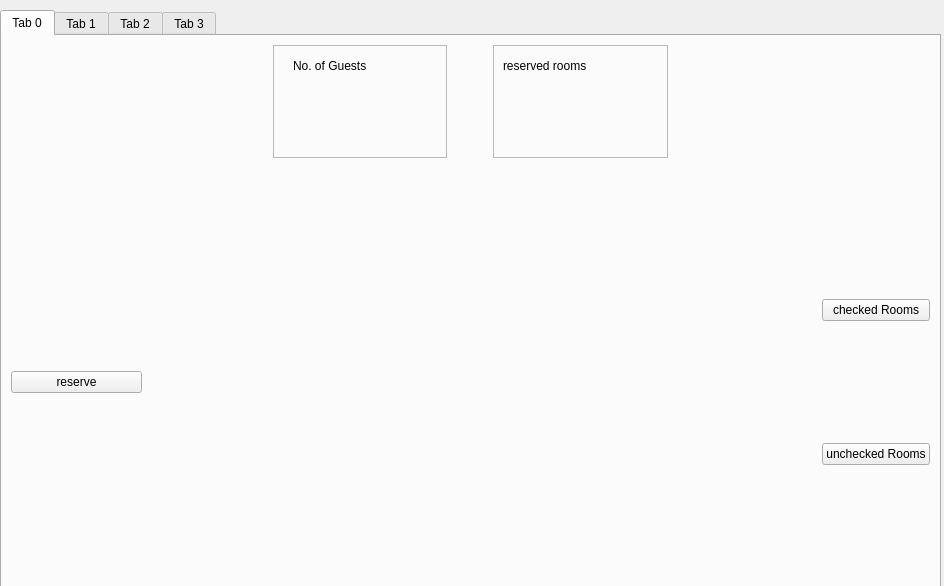
<?xml version="1.0" encoding="UTF-8"?>
<ui version="4.0">
 <class>staffPanel</class>
 <widget class="QWidget" name="staffPanel">
  <property name="geometry">
   <rect>
    <x>0</x>
    <y>0</y>
    <width>944</width>
    <height>586</height>
   </rect>
  </property>
  <property name="windowTitle">
   <string>Form</string>
  </property>
  <widget class="QTabWidget" name="tabWidget">
   <property name="geometry">
    <rect>
     <x>0</x>
     <y>10</y>
     <width>941</width>
     <height>581</height>
    </rect>
   </property>
   <property name="currentIndex">
    <number>0</number>
   </property>
   <widget class="QWidget" name="tab">
    <attribute name="title">
     <string>Tab 0</string>
    </attribute>
    <layout class="QGridLayout" name="gridLayout_2">
     <item row="0" column="0">
      <layout class="QGridLayout" name="gridLayout" rowstretch="2,0,7" columnstretch="1,5,0,0">
       <item row="2" column="2">
        <spacer name="horizontalSpacer_4">
         <property name="orientation">
          <enum>Qt::Horizontal</enum>
         </property>
         <property name="sizeType">
          <enum>QSizePolicy::Preferred</enum>
         </property>
         <property name="sizeHint" stdset="0">
          <size>
           <width>10</width>
           <height>10</height>
          </size>
         </property>
        </spacer>
       </item>
       <item row="0" column="0" colspan="4">
        <layout class="QHBoxLayout" name="statusLayout" stretch="3,2,0,2,3">
         <item>
          <spacer name="horizontalSpacer_2">
           <property name="orientation">
            <enum>Qt::Horizontal</enum>
           </property>
           <property name="sizeType">
            <enum>QSizePolicy::Preferred</enum>
           </property>
           <property name="sizeHint" stdset="0">
            <size>
             <width>40</width>
             <height>20</height>
            </size>
           </property>
          </spacer>
         </item>
         <item>
          <widget class="QFrame" name="frame">
           <property name="frameShape">
            <enum>QFrame::StyledPanel</enum>
           </property>
           <property name="frameShadow">
            <enum>QFrame::Raised</enum>
           </property>
           <widget class="QLabel" name="numberOfGuests_label">
            <property name="geometry">
             <rect>
              <x>20</x>
              <y>10</y>
              <width>111</width>
              <height>21</height>
             </rect>
            </property>
            <property name="text">
             <string>No. of Guests</string>
            </property>
           </widget>
           <widget class="QLabel" name="numberOfGuests_label_2">
            <property name="geometry">
             <rect>
              <x>16</x>
              <y>40</y>
              <width>121</width>
              <height>41</height>
             </rect>
            </property>
            <property name="text">
             <string/>
            </property>
           </widget>
          </widget>
         </item>
         <item>
          <spacer name="horizontalSpacer">
           <property name="orientation">
            <enum>Qt::Horizontal</enum>
           </property>
           <property name="sizeType">
            <enum>QSizePolicy::Preferred</enum>
           </property>
           <property name="sizeHint" stdset="0">
            <size>
             <width>40</width>
             <height>20</height>
            </size>
           </property>
          </spacer>
         </item>
         <item>
          <widget class="QFrame" name="frame_2">
           <property name="frameShape">
            <enum>QFrame::StyledPanel</enum>
           </property>
           <property name="frameShadow">
            <enum>QFrame::Raised</enum>
           </property>
           <widget class="QLabel" name="reservedRooms_label">
            <property name="geometry">
             <rect>
              <x>10</x>
              <y>10</y>
              <width>131</width>
              <height>21</height>
             </rect>
            </property>
            <property name="text">
             <string>reserved rooms</string>
            </property>
           </widget>
           <widget class="QLabel" name="reservedRooms_label_2">
            <property name="geometry">
             <rect>
              <x>16</x>
              <y>40</y>
              <width>121</width>
              <height>41</height>
             </rect>
            </property>
            <property name="text">
             <string/>
            </property>
           </widget>
          </widget>
         </item>
         <item>
          <spacer name="horizontalSpacer_3">
           <property name="orientation">
            <enum>Qt::Horizontal</enum>
           </property>
           <property name="sizeType">
            <enum>QSizePolicy::Preferred</enum>
           </property>
           <property name="sizeHint" stdset="0">
            <size>
             <width>40</width>
             <height>20</height>
            </size>
           </property>
          </spacer>
         </item>
        </layout>
       </item>
       <item row="2" column="1">
        <layout class="QGridLayout" name="chart_gridLayout">
         <property name="sizeConstraint">
          <enum>QLayout::SetMaximumSize</enum>
         </property>
        </layout>
       </item>
       <item row="2" column="0">
        <layout class="QGridLayout" name="reservationLayout">
         <item row="0" column="0">
          <widget class="QPushButton" name="reserve_pushButton">
           <property name="text">
            <string>reserve</string>
           </property>
          </widget>
         </item>
        </layout>
       </item>
       <item row="2" column="3">
        <layout class="QGridLayout" name="roomCheckLayout">
         <item row="3" column="0">
          <widget class="QPushButton" name="uncheckedRooms_pushButton">
           <property name="text">
            <string>unchecked Rooms</string>
           </property>
          </widget>
         </item>
         <item row="4" column="0">
          <spacer name="verticalSpacer_4">
           <property name="orientation">
            <enum>Qt::Vertical</enum>
           </property>
           <property name="sizeHint" stdset="0">
            <size>
             <width>20</width>
             <height>40</height>
            </size>
           </property>
          </spacer>
         </item>
         <item row="0" column="0">
          <spacer name="verticalSpacer_3">
           <property name="orientation">
            <enum>Qt::Vertical</enum>
           </property>
           <property name="sizeHint" stdset="0">
            <size>
             <width>20</width>
             <height>40</height>
            </size>
           </property>
          </spacer>
         </item>
         <item row="2" column="0">
          <spacer name="verticalSpacer_5">
           <property name="orientation">
            <enum>Qt::Vertical</enum>
           </property>
           <property name="sizeHint" stdset="0">
            <size>
             <width>20</width>
             <height>40</height>
            </size>
           </property>
          </spacer>
         </item>
         <item row="1" column="0">
          <widget class="QPushButton" name="checkedRooms_pushButton">
           <property name="text">
            <string>checked Rooms</string>
           </property>
          </widget>
         </item>
        </layout>
       </item>
       <item row="1" column="0" colspan="4">
        <spacer name="horizontalSpacer_5">
         <property name="orientation">
          <enum>Qt::Horizontal</enum>
         </property>
         <property name="sizeHint" stdset="0">
          <size>
           <width>40</width>
           <height>20</height>
          </size>
         </property>
        </spacer>
       </item>
      </layout>
     </item>
    </layout>
   </widget>
   <widget class="QWidget" name="tab_2">
    <attribute name="title">
     <string>Tab 1</string>
    </attribute>
    <layout class="QGridLayout" name="gridLayout_3">
     <item row="0" column="0">
      <layout class="QGridLayout" name="gridLayout_10">
       <item row="0" column="0" rowspan="2">
        <layout class="QGridLayout" name="gridLayout_7">
         <item row="0" column="3">
          <widget class="QPushButton" name="room103_pushButton">
           <property name="text">
            <string>103</string>
           </property>
          </widget>
         </item>
         <item row="1" column="5">
          <widget class="QPushButton" name="room111_pushButton">
           <property name="text">
            <string>111</string>
           </property>
          </widget>
         </item>
         <item row="3" column="2">
          <widget class="QPushButton" name="room208_pushButton">
           <property name="text">
            <string>208</string>
           </property>
          </widget>
         </item>
         <item row="1" column="4">
          <widget class="QPushButton" name="room110_pushButton">
           <property name="text">
            <string>110</string>
           </property>
          </widget>
         </item>
         <item row="3" column="5">
          <widget class="QPushButton" name="room211_pushButton">
           <property name="text">
            <string>211</string>
           </property>
          </widget>
         </item>
         <item row="1" column="3">
          <widget class="QPushButton" name="room109_pushButton">
           <property name="text">
            <string>109</string>
           </property>
          </widget>
         </item>
         <item row="4" column="0">
          <widget class="QPushButton" name="room300_pushButton">
           <property name="text">
            <string>300</string>
           </property>
          </widget>
         </item>
         <item row="4" column="1">
          <widget class="QPushButton" name="room301_pushButton">
           <property name="text">
            <string>301</string>
           </property>
          </widget>
         </item>
         <item row="5" column="0">
          <widget class="QPushButton" name="room306_pushButton">
           <property name="text">
            <string>306</string>
           </property>
          </widget>
         </item>
         <item row="1" column="1">
          <widget class="QPushButton" name="room107_pushButton">
           <property name="text">
            <string>107</string>
           </property>
          </widget>
         </item>
         <item row="2" column="3">
          <widget class="QPushButton" name="room203_pushButton">
           <property name="text">
            <string>203</string>
           </property>
          </widget>
         </item>
         <item row="4" column="3">
          <widget class="QPushButton" name="room303_pushButton">
           <property name="text">
            <string>303</string>
           </property>
          </widget>
         </item>
         <item row="1" column="0">
          <widget class="QPushButton" name="room106_pushButton">
           <property name="text">
            <string>106</string>
           </property>
          </widget>
         </item>
         <item row="3" column="4">
          <widget class="QPushButton" name="room210_pushButton">
           <property name="text">
            <string>210</string>
           </property>
          </widget>
         </item>
         <item row="5" column="1">
          <widget class="QPushButton" name="room307_pushButton">
           <property name="text">
            <string>307</string>
           </property>
          </widget>
         </item>
         <item row="0" column="2">
          <widget class="QPushButton" name="room102_pushButton">
           <property name="text">
            <string>102</string>
           </property>
          </widget>
         </item>
         <item row="2" column="1">
          <widget class="QPushButton" name="room201_pushButton">
           <property name="text">
            <string>201</string>
           </property>
          </widget>
         </item>
         <item row="0" column="5">
          <widget class="QPushButton" name="room105_pushButton">
           <property name="text">
            <string>105</string>
           </property>
          </widget>
         </item>
         <item row="0" column="0">
          <widget class="QPushButton" name="room100_pushButton">
           <property name="text">
            <string>100</string>
           </property>
          </widget>
         </item>
         <item row="4" column="4">
          <widget class="QPushButton" name="room304_pushButton">
           <property name="text">
            <string>304</string>
           </property>
          </widget>
         </item>
         <item row="1" column="2">
          <widget class="QPushButton" name="room108_pushButton">
           <property name="text">
            <string>108</string>
           </property>
          </widget>
         </item>
         <item row="0" column="4">
          <widget class="QPushButton" name="room104_pushButton">
           <property name="text">
            <string>104</string>
           </property>
          </widget>
         </item>
         <item row="3" column="0">
          <widget class="QPushButton" name="room206_pushButton">
           <property name="text">
            <string>206</string>
           </property>
          </widget>
         </item>
         <item row="5" column="5">
          <widget class="QPushButton" name="room311_pushButton">
           <property name="text">
            <string>311</string>
           </property>
          </widget>
         </item>
         <item row="5" column="2">
          <widget class="QPushButton" name="room308_pushButton">
           <property name="text">
            <string>308</string>
           </property>
          </widget>
         </item>
         <item row="2" column="5">
          <widget class="QPushButton" name="room205_pushButton">
           <property name="text">
            <string>205</string>
           </property>
          </widget>
         </item>
         <item row="3" column="1">
          <widget class="QPushButton" name="room207_pushButton">
           <property name="text">
            <string>207</string>
           </property>
          </widget>
         </item>
         <item row="5" column="4">
          <widget class="QPushButton" name="room310_pushButton">
           <property name="text">
            <string>310</string>
           </property>
          </widget>
         </item>
         <item row="4" column="5">
          <widget class="QPushButton" name="room305_pushButton">
           <property name="text">
            <string>305</string>
           </property>
          </widget>
         </item>
         <item row="2" column="4">
          <widget class="QPushButton" name="room204_pushButton">
           <property name="text">
            <string>204</string>
           </property>
          </widget>
         </item>
         <item row="2" column="0">
          <widget class="QPushButton" name="room200_pushButton">
           <property name="text">
            <string>200</string>
           </property>
          </widget>
         </item>
         <item row="4" column="2">
          <widget class="QPushButton" name="room302_pushButton">
           <property name="text">
            <string>302</string>
           </property>
          </widget>
         </item>
         <item row="5" column="3">
          <widget class="QPushButton" name="room309_pushButton">
           <property name="text">
            <string>309</string>
           </property>
          </widget>
         </item>
         <item row="2" column="2">
          <widget class="QPushButton" name="room202_pushButton">
           <property name="text">
            <string>202</string>
           </property>
          </widget>
         </item>
         <item row="0" column="1">
          <widget class="QPushButton" name="room101_pushButton">
           <property name="text">
            <string>101</string>
           </property>
          </widget>
         </item>
         <item row="3" column="3">
          <widget class="QPushButton" name="room209_pushButton">
           <property name="text">
            <string>209</string>
           </property>
          </widget>
         </item>
        </layout>
       </item>
      </layout>
     </item>
    </layout>
   </widget>
   <widget class="QWidget" name="tab_3">
    <attribute name="title">
     <string>Tab 2</string>
    </attribute>
    <widget class="QWidget" name="gridLayoutWidget">
     <property name="geometry">
      <rect>
       <x>129</x>
       <y>79</y>
       <width>711</width>
       <height>341</height>
      </rect>
     </property>
     <layout class="QGridLayout" name="gridLayout_4" rowstretch="1,6" columnstretch="1,0,1">
      <property name="sizeConstraint">
       <enum>QLayout::SetDefaultConstraint</enum>
      </property>
      <item row="0" column="1">
       <spacer name="horizontalSpacer_13">
        <property name="orientation">
         <enum>Qt::Horizontal</enum>
        </property>
        <property name="sizeHint" stdset="0">
         <size>
          <width>40</width>
          <height>20</height>
         </size>
        </property>
       </spacer>
      </item>
      <item row="1" column="1">
       <spacer name="horizontalSpacer_12">
        <property name="orientation">
         <enum>Qt::Horizontal</enum>
        </property>
        <property name="sizeHint" stdset="0">
         <size>
          <width>40</width>
          <height>20</height>
         </size>
        </property>
       </spacer>
      </item>
      <item row="0" column="0">
       <widget class="QLabel" name="uncheckedRooms_label">
        <property name="sizePolicy">
         <sizepolicy hsizetype="Expanding" vsizetype="Expanding">
          <horstretch>0</horstretch>
          <verstretch>0</verstretch>
         </sizepolicy>
        </property>
        <property name="text">
         <string>Unchecked rooms</string>
        </property>
       </widget>
      </item>
      <item row="1" column="0">
       <layout class="QGridLayout" name="gridLayout_5">
        <item row="0" column="0">
         <widget class="QListWidget" name="uncheckedRooms_listWidget">
          <property name="sizePolicy">
           <sizepolicy hsizetype="Expanding" vsizetype="Expanding">
            <horstretch>0</horstretch>
            <verstretch>0</verstretch>
           </sizepolicy>
          </property>
         </widget>
        </item>
       </layout>
      </item>
      <item row="0" column="2">
       <widget class="QLabel" name="underMaintanceRooms_label">
        <property name="sizePolicy">
         <sizepolicy hsizetype="Expanding" vsizetype="Expanding">
          <horstretch>0</horstretch>
          <verstretch>0</verstretch>
         </sizepolicy>
        </property>
        <property name="text">
         <string>Rooms under maintance</string>
        </property>
       </widget>
      </item>
      <item row="1" column="2">
       <layout class="QGridLayout" name="gridLayout_6">
        <property name="sizeConstraint">
         <enum>QLayout::SetMinimumSize</enum>
        </property>
        <item row="0" column="0">
         <widget class="QListWidget" name="underMaintance_listWidget">
          <property name="sizePolicy">
           <sizepolicy hsizetype="Expanding" vsizetype="Expanding">
            <horstretch>0</horstretch>
            <verstretch>0</verstretch>
           </sizepolicy>
          </property>
         </widget>
        </item>
       </layout>
      </item>
     </layout>
    </widget>
   </widget>
   <widget class="QWidget" name="tab_4">
    <attribute name="title">
     <string>Tab 3</string>
    </attribute>
    <widget class="QListWidget" name="staffs_listWidget">
     <property name="geometry">
      <rect>
       <x>60</x>
       <y>60</y>
       <width>256</width>
       <height>431</height>
      </rect>
     </property>
    </widget>
    <widget class="QPushButton" name="addStaffs_pushButton">
     <property name="geometry">
      <rect>
       <x>450</x>
       <y>70</y>
       <width>121</width>
       <height>41</height>
      </rect>
     </property>
     <property name="text">
      <string>add staff</string>
     </property>
    </widget>
    <widget class="QPushButton" name="deleteStaffs_pushButton">
     <property name="geometry">
      <rect>
       <x>450</x>
       <y>130</y>
       <width>121</width>
       <height>41</height>
      </rect>
     </property>
     <property name="text">
      <string>delete staff</string>
     </property>
    </widget>
   </widget>
  </widget>
 </widget>
 <resources/>
 <connections/>
</ui>
